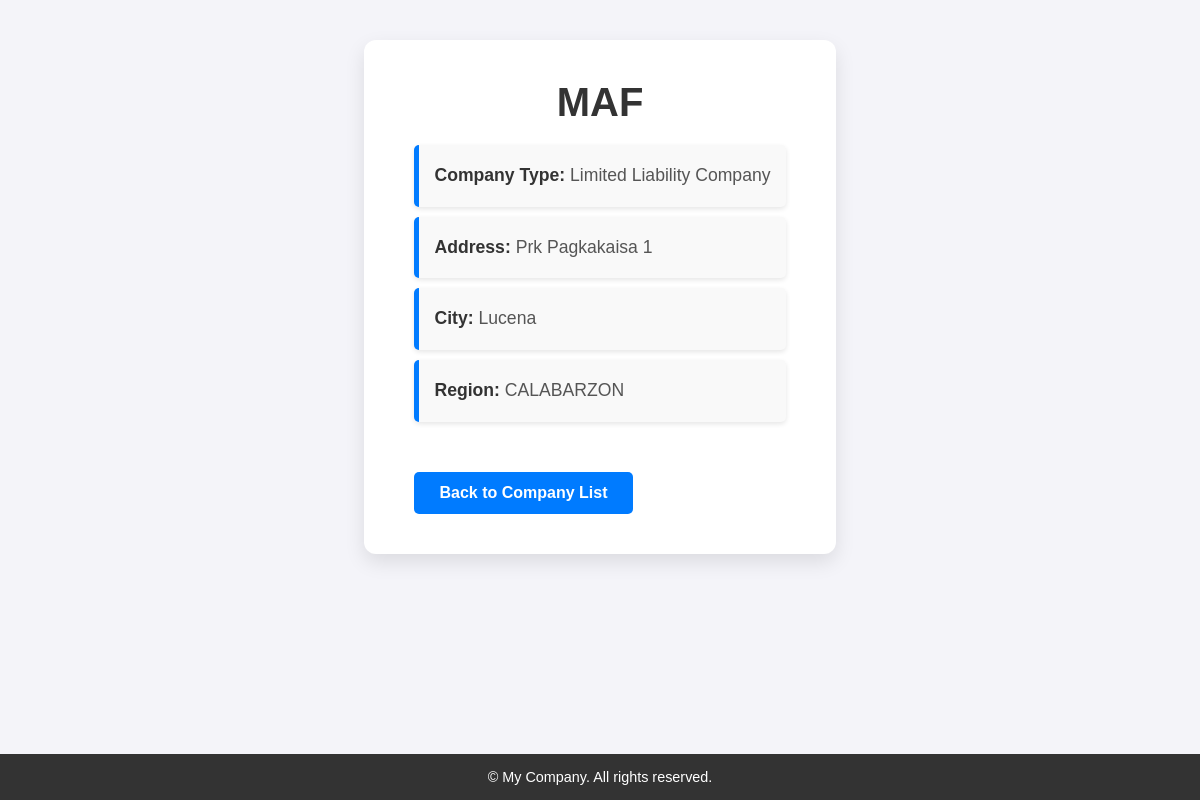
/company/details/1, run on the app's committed database.
### company/models.py (models this page shows)
class Company(models.Model):
    TYPE_CHOICES = [
        ('LLC', 'Limited Liability Company'),
        ('CORP', 'Corporation'),
        ('SOLE', 'Sole Proprietorship'),
        ('PART', 'Partnership'),
    ]
    REGION_CHOICES = [
        ('NCR', 'National Capital Region'),
        ('CAR', 'Cordillera Administrative Region'),
        ('Region I', 'Ilocos Region'),
        ('Region II', 'Cagayan Valley'),
        ('Region III', 'Central Luzon'),
        ('Region IV-A', 'CALABARZON'),
        ('Region IV-B', 'MIMAROPA Region'),
        ('Region V', 'Bicol Region'),
        ('Region VI', 'Western Visayas'),
        ('Region VII', 'Central Visayas'),
        ('Region VIII', 'Eastern Visayas'),
        ('Region IX', 'Zamboanga Peninsula'),
        ('Region X', 'Northern Mindanao'),
        ('Region XI', 'Davao Region'),
        ('Region XII', 'SOCCSKSARGEN'),
        ('Region XIII', 'Caraga'),
        ('BARMM', 'Bangsamoro Autonomous Region in Muslim Mindanao'),
    ]
    name = models.CharField(max_length=100)
    type = models.CharField(max_length=10, choices=TYPE_CHOICES)
    address = models.TextField()
    city = models.CharField(max_length=50)
    region = models.CharField(max_length=20, choices=REGION_CHOICES)

### company/views.py (the view)
# urls.py: path('company/details/<int:id>', views.details, name='details'),
def details(request, id):
    mycompany = Company.objects.get(id=id)
    template = loader.get_template('details.html')
    context = {
        'mycompany': mycompany,
    }
    return HttpResponse(template.render(context, request))

### company/templates/details.html (shortened to what this page needs)
{% extends "master.html" %}
{% block content %}
<!DOCTYPE html>
<html lang="en">
<head>
</head>
<body>
    <div class="container">
        <h1>{{ mycompany.name }}</h1>
        <div class="company-info">
            <p><strong>Company Type:</strong> {{ mycompany.get_type_display }}</p>
            <p><strong>Address:</strong> {{ mycompany.address }}</p>
            <p><strong>City:</strong> {{ mycompany.city }}</p>
            <p><strong>Region:</strong> {{ mycompany.get_region_display }}</p>
        </div>
        <a href="/company" class="back-link">Back to Company List</a>
    </div>
</body>
</html>
{% endblock %}

### company/templates/master.html (style rules this page uses)
* { margin: 0; padding: 0; box-sizing: border-box; }
body { display: flex; flex-direction: column; min-height: 100vh; font-family: Arial, sans-serif; }

### company/templates/details.html (style rules this page uses)
body { font-family: Arial, sans-serif; background-color: #f4f4f9; margin: 0; padding: 0; display: flex; justify-content: center; align-items: center; min-height: 100vh; }
.container { background-color: #ffffff; border-radius: 12px; box-shadow: 0 8px 20px rgba(0, 0, 0, 0.1); padding: 40px 50px; width: 100%; max-width: 800px; text-align: left; margin-top: 20px; overflow: hidden; }
h1 { color: #333; font-size: 2.5em; margin-bottom: 20px; text-align: center; }
p { color: #555; font-size: 1.1em; line-height: 1.8; margin: 10px 0; }
p strong { color: #333; font-weight: bold; }
.company-info { margin-bottom: 30px; }
.company-info p { background-color: #f9f9f9; padding: 15px; border-left: 5px solid #007bff; border-radius: 5px; margin: 10px 0; box-shadow: 0 2px 5px rgba(0, 0, 0, 0.1); }
a { text-decoration: none; color: #007bff; }
.back-link { display: inline-block; margin-top: 20px; padding: 12px 25px; background-color: #007bff; color: #fff; border-radius: 5px; text-decoration: none; font-weight: bold; transition: background-color 0.3s ease; text-align: center; }

### data on the page
Company: name "MAF", type "Limited Liability Company", address "Prk Pagkakaisa 1", city "Lucena", region "CALABARZON"
